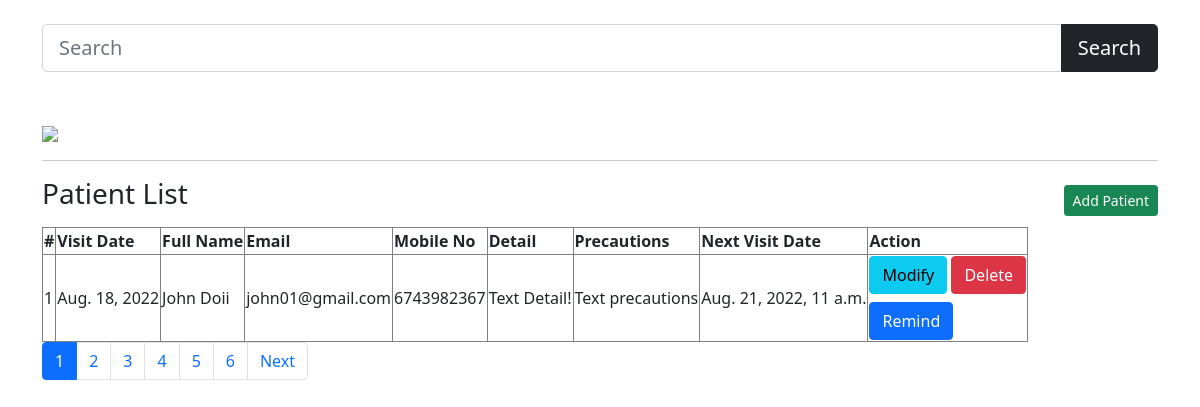
The page / on the database its author committed.
### app/models.py (models this page shows, shortened)
class Patient(models.Model):
    full_name = models.CharField(max_length=50)
    email = models.EmailField(max_length=150)
    mobile_no =models.CharField(max_length=50)
    address = models.TextField()
    detail = models.TextField()
    precout =models.TextField()
    visit_date =models.DateField(auto_now_add=True)
    next_visit_date = models.DateTimeField()

### app/views.py (the view)
# urls.py: 2. Add a URL to urlpatterns:  path('', Home.as_view(), name='home')
def Home(request):
    data=Patient.objects.all()
    if 'q' in request.GET:
        q=request.GET['q']
        data=Patient.objects.filter(Q(full_name__icontains=q)|Q(mobile_no__icontains=q)|Q(email__icontains=q))
    paginator=Paginator(data,1)
    page_number=request.GET.get('page',1)
    data=paginator.get_page(page_number)
    return render(request, 'Home.html', {'data': data})

### templates/home.html (shortened to what this page needs)
{% load static %}
<!DOCTYPE html>
<html lang="en">
<html>
    <head>
        <link rel="stylesheet" href="{% static 'bootstrap.min.css' %}">
    </head>
    <body>
        <main class="container">
            <form class="my-4" action="/">
                <div class="input-group mb-3">
                    <input type="text" name="q" class="form-control form-control-lg" placeholder="Search" />
                    <button class="btn btn-dark btn-lg" type="submit" id="button-addon2">Search</button>
                </div>
            </form> <br>
            <img src="{% static 'img1.jpg' %}"  width="300px"> <hr>
            <h3 class="my-3">Patient List <a href="/add-patient" class="float-end btn btn-sm btn-success mt-2">Add Patient</a></h3>
        <table class="table-bordered">
            <tr>
                <th>#</th>
                <th>Visit Date</th>
                <th>Full Name</th>
                <th>Email</th>
                <th>Mobile No</th>
                <th>Detail</th>
                <th>Precautions</th>
                <th>Next Visit Date</th>
                <th>Action</th>
            </tr>
            {% if data %}
                {% for patient in data %}
                <tr>
                    <td>{{patient.id}}</td>
                    <td>{{patient.visit_date}}</td>
                    <td>{{patient.full_name}}</td>
                    <td>{{patient.email}}</td>
                    <td>{{patient.mobile_no}}</td>
                    <td>{{patient.detail}}</td>
                    <td>{{patient.precout}}</td>
                    <td>{{patient.next_visit_date}}</td>
                    <td>
                        <a href="/update-patient data/{{patient.id}}" class="btn btn-info btm-sm">Modify</a>
                        <a onclick="return confirm('Are you sure you want to delete this data?')" href="/delete-patient data/{{patient.id}}" class="btn btn-danger btm-sm">Delete</a>
                        <form method="post" action="/send-email/{{patient.id}}">
                            <input type="submit" class="btn btn-primary mt-2" value="Remind" />
                        </form>
                    </td>
                </tr>
               {% endfor %}
            {% endif %}
        </table>
        <nav aria-label="...">
            <ul class="pagination">
                {% for i in data.paginator.page_range %}
                    {% if data.number == i %}
                    <li class="page-item active" aria-current="page">
                        <a class="page-link" href="#">{{i}}</a>
                    </li>
                    {% else %}
                    <li class="page-item"><a class="page-link" href="?page={{i}}">{{i}}</a></li>
                    {% endif %}
                {% endfor %}
                {% if data.has_next %}
                <li class="page-item">
                    <a class="page-link" href="?page={{data.next_page_number}}" tabindex="-1" aria-disabled="true">Next</a>
                </li>
                {% endif %}
            </ul>
        </nav>
    </body>
</html>

### rows shown on the page
Patient: id "1", visit_date "Aug. 18, 2022", full_name "John Doii", email "john01@gmail.com", mobile_no "6743982367", detail "Text Detail!", precout "Text precautions", next_visit_date "Aug. 21, 2022, 11 a.m."

### other values the page prints
{{ i }} "1"
{{ i }} "2" "3" "4" "5" "6"
